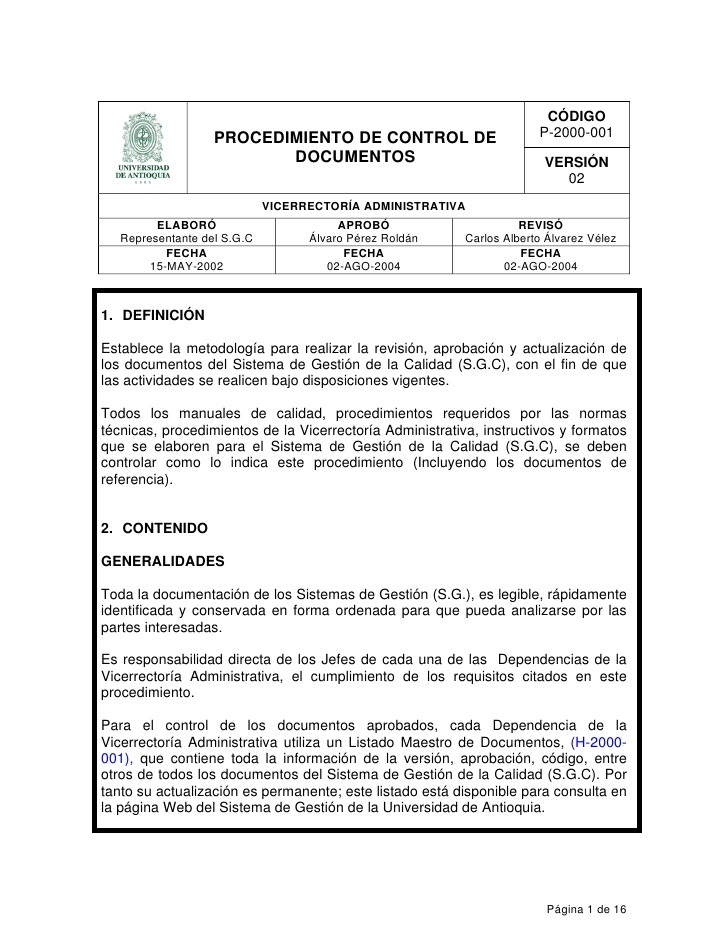
#> input picture img-002.jpg, 728 x 942 px
$ python -i ImageEscaner.py   (imports and definitions only)
#> lines starting #> are read from the running program, lines starting #| are printed output that depends on the picture; after the words box and inside, x2 and y2 are one past the last pixel; in counts of white or black regions, pixels touching at a corner belong together
import pytesseract
import numpy as np
import cv2

pytesseract.pytesseract.tesseract_cmd = r'C:\Program Files\Tesseract-OCR\tesseract.exe'

def ordenar_puntos(puntos):
	n_puntos = np.concatenate([puntos[0], puntos[1], puntos[2], puntos[3]]).tolist()

	y_order = sorted(n_puntos, key=lambda n_puntos: n_puntos[1])

	x1_order = y_order[:2]
	x1_order = sorted(x1_order, key=lambda x1_order: x1_order[0])

	x2_order = y_order[2:4]
	x2_order = sorted(x2_order, key=lambda x2_order: x2_order[0])

	return [x1_order[0], x1_order[1], x2_order[0], x2_order[1]]


def Scanner(path):
#> called with path = '../../img-002.jpg'
    image = cv2.imread(path) #Se lee la imagen
#> image is the input picture: shape (942, 728, 3); mean B, G, R 237.9, 237.9, 237.8
    gray = cv2.cvtColor(image, cv2.COLOR_BGR2GRAY) #Se convierte en escala de grises para facilitar la detección de bordes
    #cv2.imshow('image', image)
    #cv2.imshow('image2', gray)
    canny = cv2.Canny(gray, 10, 150) #Se remarcan todos los bordes
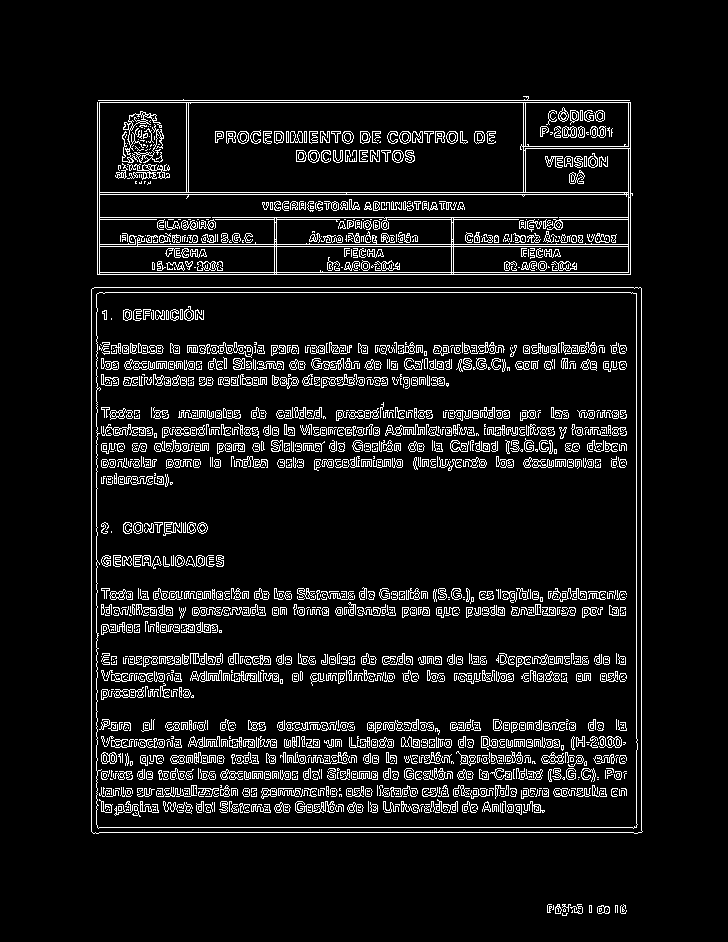
#> canny: shape (942, 728); 8.1% white in thin lines or dots, all inside (x1, y1, x2, y2) = (91, 96, 643, 916)
    #cv2.imshow('image3',canny)
    canny = cv2.dilate(canny, None, iterations=1) #Se le aumenta el grosor a los bordes ya encontrados
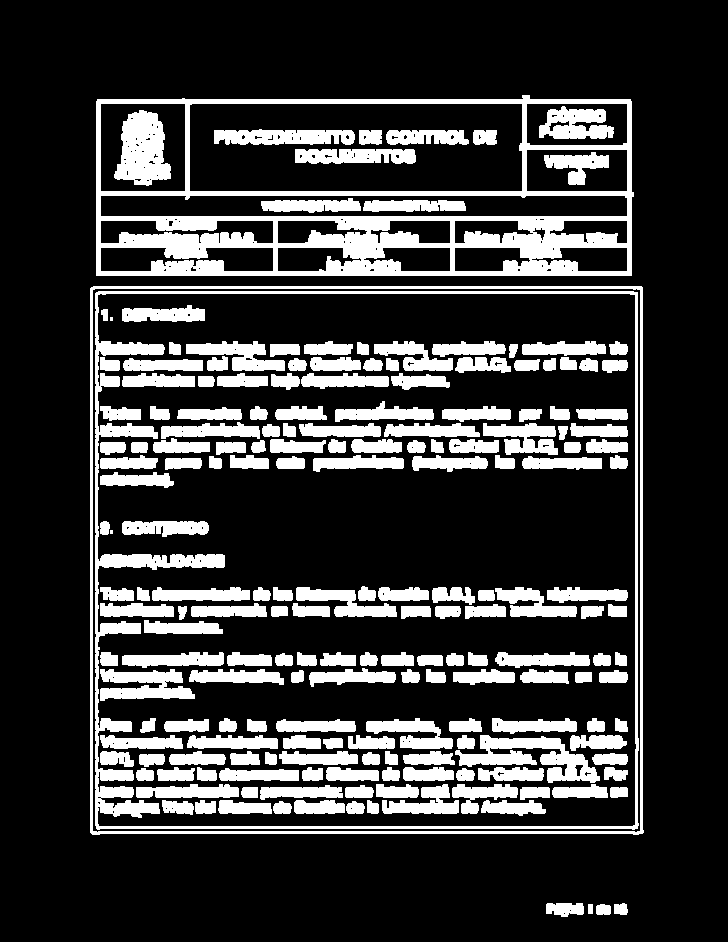
#> canny: shape (942, 728); 21.7% white; 198 white regions (2 under 20 px)
    #cv2.imshow('image4',canny)

    cnts = cv2.findContours(canny, cv2.RETR_EXTERNAL, cv2.CHAIN_APPROX_SIMPLE)[0]
#> cnts = 6 contours; box (x1, y1, x2, y2) and area: (90, 286, 644, 835) 301957, (96, 95, 634, 276) 94196, (546, 903, 584, 917) 378, (596, 904, 611, 915) 128, (614, 903, 628, 915) 120, (588, 904, 593, 914) 36
    cnts = sorted(cnts, key=cv2.contourArea, reverse=True)[:1]
#> cnts = 1 contour; box (x1, y1, x2, y2) and area: (90, 286, 644, 835) 301957

    for c in cnts:
        #Funciones para detectar figuras geometricas
        epsilon = 0.01*cv2.arcLength(c,True)
        approx = cv2.approxPolyDP(c,epsilon,True)


        if len(approx)==4:

            cv2.drawContours(image, [approx], 0, (0,255,255),2)

            puntos = ordenar_puntos(approx)

            cv2.circle(image, tuple(puntos[0]), 7, (255,0,0), 2)
            cv2.circle(image, tuple(puntos[1]), 7, (0,255,0), 2)
            cv2.circle(image, tuple(puntos[2]), 7, (0,0,255), 2)
            cv2.circle(image, tuple(puntos[3]), 7, (255,255,0), 2)

            pts1 = np.float32(puntos)
            pts2 = np.float32([[0,0],[240,0],[0,360],[240,360]])
            M = cv2.getPerspectiveTransform(pts1,pts2)
            dst = cv2.warpPerspective(gray,M,(240,360))
            cv2.imshow('dst', dst)

            texto = pytesseract.image_to_string(dst, lang='spa')
            print('texto: ', texto)
#> this loop made 1 pass
#> (epsilon, n_puntos in ordenar_puntos, y_order in ordenar_puntos, pts1, pts2) on pass 1: (21.98, [[90, 288], [92, 834], [643, 832], [641, 286]], [[641, 286], [90, 288], [643, 832], [92, 834]], [[90, 288], [641, 286], [92, 834], [643, 832]], [[0, 0], [240, 0], [0, 360], [240, 360]])
#> pass 1, in Scanner, `dst = cv2.warpPerspective(gray,M,(240,360))`:
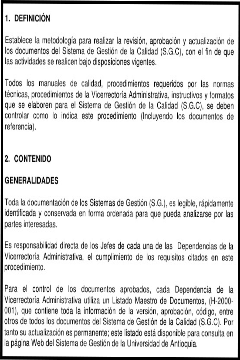
#> dst: shape (360, 240); min 0, max 255, mean 224.1
#> after the loop:
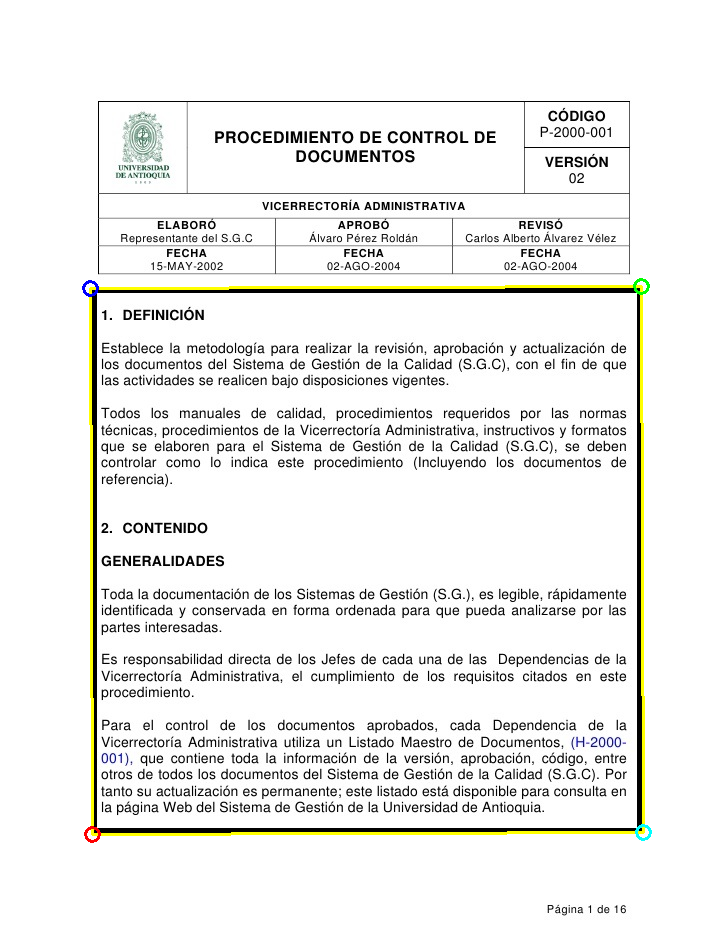
#> image: shape (942, 728, 3); 1.02% of pixels changed, all inside (x1, y1, x2, y2) = (82, 278, 652, 843)

    cv2.imshow('Image', image)
    cv2.waitKey(0)
    cv2.destroyAllWindows()


#Scanner(r'C:\Users\Jdoo1\Documents\Computacion-blanda\img-004.JPG')

#> (the run stopped early here; a loop or call above may not have finished)
